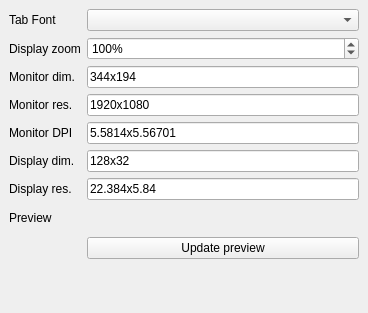
<?xml version="1.0" encoding="UTF-8"?>
<ui version="4.0">
 <class>MainWindow</class>
 <widget class="QMainWindow" name="MainWindow">
  <property name="geometry">
   <rect>
    <x>0</x>
    <y>0</y>
    <width>368</width>
    <height>313</height>
   </rect>
  </property>
  <property name="windowTitle">
   <string>MainWindow</string>
  </property>
  <widget class="QWidget" name="centralwidget">
   <layout class="QFormLayout" name="formLayout">
    <property name="fieldGrowthPolicy">
     <enum>QFormLayout::AllNonFixedFieldsGrow</enum>
    </property>
    <item row="0" column="0">
     <widget class="QLabel" name="label_2">
      <property name="text">
       <string>Tab Font</string>
      </property>
     </widget>
    </item>
    <item row="0" column="1">
     <widget class="QComboBox" name="tabFont"/>
    </item>
    <item row="1" column="0">
     <widget class="QLabel" name="label">
      <property name="text">
       <string>Display zoom</string>
      </property>
     </widget>
    </item>
    <item row="1" column="1">
     <widget class="QSpinBox" name="dispZoom">
      <property name="suffix">
       <string>%</string>
      </property>
      <property name="minimum">
       <number>50</number>
      </property>
      <property name="maximum">
       <number>400</number>
      </property>
      <property name="singleStep">
       <number>25</number>
      </property>
      <property name="value">
       <number>100</number>
      </property>
     </widget>
    </item>
    <item row="6" column="0">
     <widget class="QLabel" name="label_5">
      <property name="text">
       <string>Display dim.</string>
      </property>
     </widget>
    </item>
    <item row="7" column="0">
     <widget class="QLabel" name="label_6">
      <property name="text">
       <string>Display res.</string>
      </property>
     </widget>
    </item>
    <item row="4" column="0">
     <widget class="QLabel" name="label_4">
      <property name="text">
       <string>Monitor DPI</string>
      </property>
     </widget>
    </item>
    <item row="4" column="1">
     <widget class="QLineEdit" name="monitorDPI">
      <property name="text">
       <string>5.5814x5.56701</string>
      </property>
     </widget>
    </item>
    <item row="6" column="1">
     <widget class="QLineEdit" name="dispRes">
      <property name="text">
       <string>128x32</string>
      </property>
     </widget>
    </item>
    <item row="7" column="1">
     <widget class="QLineEdit" name="dispDim">
      <property name="text">
       <string>22.384x5.84</string>
      </property>
     </widget>
    </item>
    <item row="8" column="0">
     <widget class="QLabel" name="label_3">
      <property name="text">
       <string>Preview</string>
      </property>
     </widget>
    </item>
    <item row="8" column="1">
     <widget class="SSD1306" name="oled" native="true">
      <property name="sizePolicy">
       <sizepolicy hsizetype="Maximum" vsizetype="Maximum">
        <horstretch>0</horstretch>
        <verstretch>0</verstretch>
       </sizepolicy>
      </property>
      <property name="minimumSize">
       <size>
        <width>80</width>
        <height>25</height>
       </size>
      </property>
     </widget>
    </item>
    <item row="9" column="1">
     <widget class="QPushButton" name="pbUpdate">
      <property name="text">
       <string>Update preview</string>
      </property>
     </widget>
    </item>
    <item row="3" column="0">
     <widget class="QLabel" name="label_7">
      <property name="text">
       <string>Monitor res.</string>
      </property>
     </widget>
    </item>
    <item row="2" column="0">
     <widget class="QLabel" name="label_8">
      <property name="text">
       <string>Monitor dim.</string>
      </property>
     </widget>
    </item>
    <item row="2" column="1">
     <widget class="QLineEdit" name="monDim">
      <property name="text">
       <string>344x194</string>
      </property>
     </widget>
    </item>
    <item row="3" column="1">
     <widget class="QLineEdit" name="monRes">
      <property name="text">
       <string>1920x1080</string>
      </property>
     </widget>
    </item>
   </layout>
  </widget>
 </widget>
 <customwidgets>
  <customwidget>
   <class>SSD1306</class>
   <extends>QWidget</extends>
   <header location="global">ssd1306.h</header>
   <container>1</container>
  </customwidget>
 </customwidgets>
 <resources/>
 <connections>
  <connection>
   <sender>dispZoom</sender>
   <signal>valueChanged(int)</signal>
   <receiver>MainWindow</receiver>
   <slot>resize()</slot>
   <hints>
    <hint type="sourcelabel">
     <x>327</x>
     <y>56</y>
    </hint>
    <hint type="destinationlabel">
     <x>365</x>
     <y>57</y>
    </hint>
   </hints>
  </connection>
  <connection>
   <sender>monitorDPI</sender>
   <signal>textChanged(QString)</signal>
   <receiver>MainWindow</receiver>
   <slot>resize()</slot>
   <hints>
    <hint type="sourcelabel">
     <x>336</x>
     <y>122</y>
    </hint>
    <hint type="destinationlabel">
     <x>363</x>
     <y>129</y>
    </hint>
   </hints>
  </connection>
  <connection>
   <sender>dispDim</sender>
   <signal>textChanged(QString)</signal>
   <receiver>MainWindow</receiver>
   <slot>resize()</slot>
   <hints>
    <hint type="sourcelabel">
     <x>329</x>
     <y>165</y>
    </hint>
    <hint type="destinationlabel">
     <x>364</x>
     <y>165</y>
    </hint>
   </hints>
  </connection>
  <connection>
   <sender>dispRes</sender>
   <signal>textChanged(QString)</signal>
   <receiver>MainWindow</receiver>
   <slot>resize()</slot>
   <hints>
    <hint type="sourcelabel">
     <x>336</x>
     <y>193</y>
    </hint>
    <hint type="destinationlabel">
     <x>364</x>
     <y>198</y>
    </hint>
   </hints>
  </connection>
 </connections>
 <slots>
  <slot>resize()</slot>
 </slots>
</ui>
